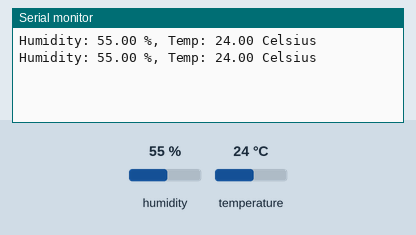
Bench run of a sketch on a simulated Arduino Uno, built with avr-gcc and run on an emulated ATmega328P. Shown: the last lines printed to the serial monitor. The inputs (shaded band) are chosen by the test bench; at power-on: humidity 55 %, temperature 24 °C.

Above: at 6.8 s.
6.9 s: humidity set to 22 %
At 11.4 s:
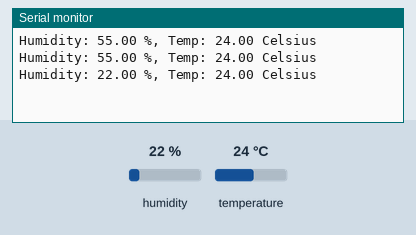
12.3 s: temperature set to 12 °C
At 14.7 s:
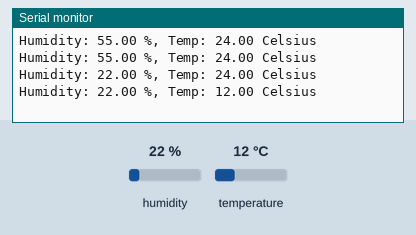
17.7 s: humidity set to 40 %
At 19.1 s:
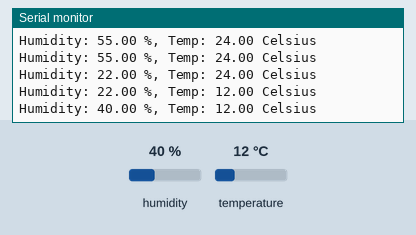
Timing chart, 0 to 20.7 s (numbered marks = the images above; inputs shaded):
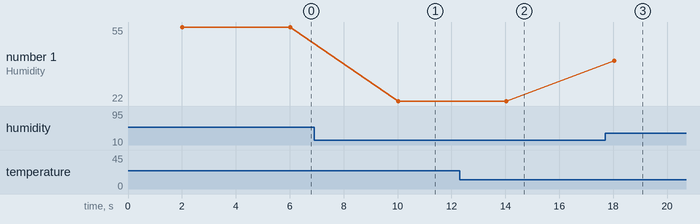

The sketch:

DHT22.ino
```cpp
#include <DHT.h>;

//Constants
#define DHTPIN 3
#define DHTTYPE DHT22
DHT dht(DHTPIN, DHTTYPE);

//Variables
int chk;
float hum;  //Stores humidity value
float temp; //Stores temperature value

void setup()
{
  Serial.begin(9600);
  dht.begin();
}

void loop()
{
    delay(2000);
    //Read data and store it to variables hum and temp
    hum = dht.readHumidity();
    temp= dht.readTemperature();
    //Print temp and humidity values to serial monitor
    Serial.print("Humidity: ");
    Serial.print(hum);
    Serial.print(" %, Temp: ");
    Serial.print(temp);
    Serial.println(" Celsius");
    delay(2000); //Delay 2 sec.
}
```

Measured:
- after the input at 6.9 s, the serial monitor: prints a new line after 3.1 s (image 1)
- after the input at 12.3 s, the serial monitor: prints a new line after 1.7 s (image 2)
- after the input at 17.7 s, the serial monitor: prints a new line after 0.33 s (image 3)
- plotted number 1: 55 → 22 after the input at 6.9 s, 22 → 40 after the input at 17.7 s
